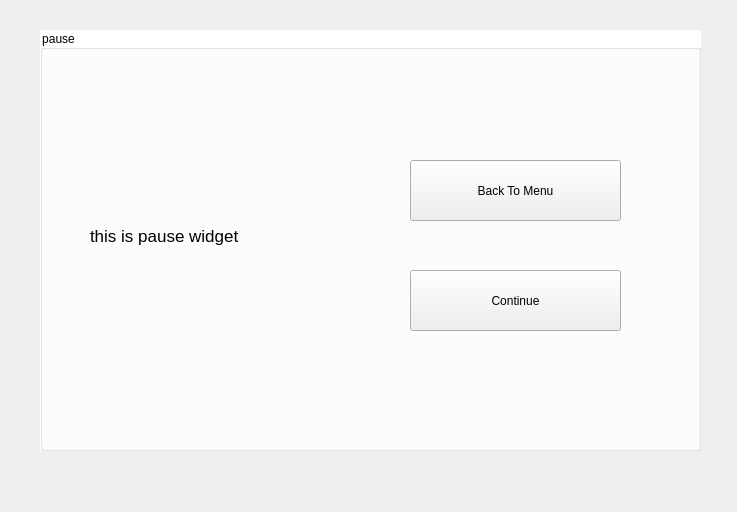
<?xml version="1.0" encoding="UTF-8"?>
<ui version="4.0">
 <class>PauseWidget</class>
 <widget class="QWidget" name="PauseWidget">
  <property name="geometry">
   <rect>
    <x>0</x>
    <y>0</y>
    <width>737</width>
    <height>512</height>
   </rect>
  </property>
  <property name="windowTitle">
   <string>Form</string>
  </property>
  <property name="windowOpacity">
   <double>1.000000000000000</double>
  </property>
  <widget class="QGroupBox" name="groupBox">
   <property name="geometry">
    <rect>
     <x>40</x>
     <y>30</y>
     <width>661</width>
     <height>421</height>
    </rect>
   </property>
   <property name="styleSheet">
    <string notr="true">QGroupBox{background:white}</string>
   </property>
   <property name="title">
    <string>pause</string>
   </property>
   <widget class="QLabel" name="label">
    <property name="geometry">
     <rect>
      <x>50</x>
      <y>180</y>
      <width>251</width>
      <height>51</height>
     </rect>
    </property>
    <property name="font">
     <font>
      <pointsize>13</pointsize>
     </font>
    </property>
    <property name="text">
     <string>this is pause widget</string>
    </property>
   </widget>
   <widget class="QPushButton" name="btnExit">
    <property name="geometry">
     <rect>
      <x>370</x>
      <y>130</y>
      <width>211</width>
      <height>61</height>
     </rect>
    </property>
    <property name="text">
     <string>Back To Menu</string>
    </property>
   </widget>
   <widget class="QPushButton" name="btnBack">
    <property name="geometry">
     <rect>
      <x>370</x>
      <y>240</y>
      <width>211</width>
      <height>61</height>
     </rect>
    </property>
    <property name="text">
     <string>Continue</string>
    </property>
   </widget>
  </widget>
 </widget>
 <resources/>
 <connections/>
</ui>
